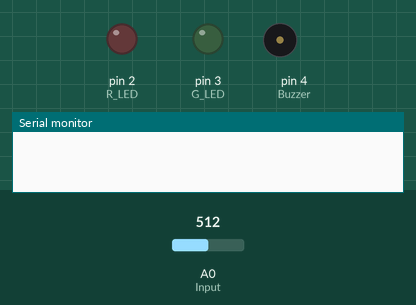
The sketch below on a simulated Arduino Uno, built with avr-gcc and run on an emulated ATmega328P. Parts: output pins drawn as LEDs (lit = HIGH), buzzer (waves = sounding, pin HIGH), the last lines printed to the serial monitor. The test bench sets the inputs (shaded band); at power-on: A0 (Input) = 512. At 7.5 s the program stops and its outputs stay as they are.

Above: at 0.01 s.
At 1.3 s:
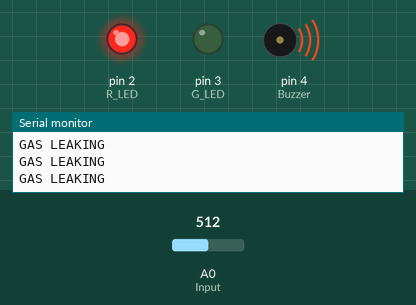
1.4 s: A0 (Input) set to 408
4.4 s: A0 (Input) set to 389
Timing chart, 0 to 7.4 s (numbered marks = the images above; inputs shaded):
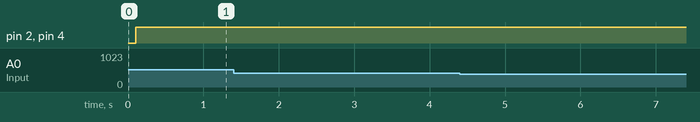

The sketch:

GAS_DETECTOR.ino
```cpp
// scientist BENIEL'S LAB
// GAS DETECTOR

int Input = A0;
int R_LED = 2;
int G_LED = 3;
int Buzzer = 4;
// VAL INTEGER
int val;
int MAX = 400;

void setup() {
  Serial.begin(9600);
   Serial.begin(9600);    // Setting the baud rate of Serial Monitor (Arduino)
  delay(100);
  pinMode(Input ,INPUT);
  pinMode(R_LED ,OUTPUT);
  pinMode(G_LED ,OUTPUT);
  pinMode(Buzzer ,OUTPUT);
}

void loop() {
  val = analogRead(A0);
  if (val >= MAX) {
    digitalWrite(R_LED ,HIGH);
    digitalWrite(Buzzer ,HIGH);
    digitalWrite(G_LED ,LOW);
    Serial.println("GAS LEAKING");
  }
  else {
    Serial.println("AT+CMGF=1");    //Sets the GSM Module in Text Mode
  delay(1000);  // Delay of 1000 milli seconds or 1 second
  Serial.println("AT+CMGS=\"+919042249014\"\r");// Replace x with mobile number
  delay(1000);
  Serial.println(" sample ku unoda number potu test panra atha unku message varthu . ");// The SMS text you want to send
  delay(100);
  Serial.println((char)26);// ASCII code of CTRL+Z
  delay(1000);

   while(1);  //Wait forever
    digitalWrite(R_LED ,LOW);
    digitalWrite(Buzzer ,LOW);
    digitalWrite(G_LED ,HIGH);
    Serial.println("NORMAL");
  }
}
```
